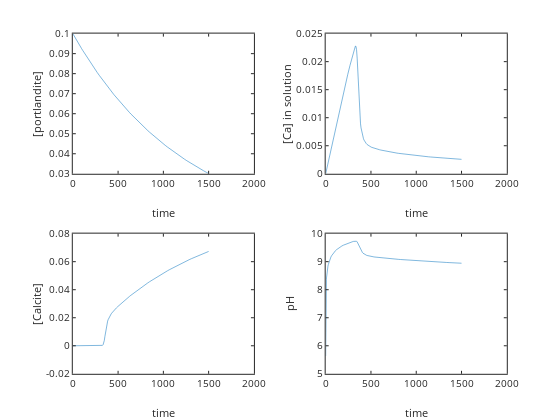

The notebook cell this image was saved under:
### Code cell
% call ODE solver

[t, C]=ode45(dCdtrate,[0 1500],[0.1 1e-9 0]); 

port=C(:,1); %portlandite left over
calcite=C(:,2); %Calcite formed
Ca=C(:,3); %Ca
pH=[]; % pH reset

for i=1:length(Ca)
    [H,OH,H2CO3,HCO3,CO3]=CCaspeciesopen(Ca(i),Kw,KH,Ka1,Ka2,PCO2);
    pH(i)=-log10(H);
end

subplot(221); plot(t,port); ylabel('[portlandite]'); xlabel('time')
subplot(222); plot(t,Ca); ylabel('[Ca] in solution'); xlabel('time')
subplot(223); plot(t,calcite); ylabel('[Calcite]'); xlabel('time')
subplot(224); plot(t,pH); ylabel('pH'); xlabel('time')

### Figure 1 — Plotly figure (JSON) as saved in the notebook; plotly's stock layout.template omitted (floating-point values rounded to 4 significant figures; data arrays with more than 128 entries replaced by an {"elided": "..."} marker saying what was removed)
{"data": [{"line": {"color": "rgb(0,113,188)", "dash": "solid", "width": 0.5}, "marker": {"color": "rgb(0,113,188)", "line": {"color": "rgb(0,113,188)"}, "size": 6, "symbol": "none"}, "mode": "lines", "name": "", "showlegend": false, "type": "scatter", "visibility": true, "x": {"elided": "145 float values"}, "xaxis": "x", "y": {"elided": "145 float values"}, "yaxis": "y"}, {"line": {"color": "rgb(0,113,188)", "dash": "solid", "width": 0.5}, "marker": {"color": "rgb(0,113,188)", "line": {"color": "rgb(0,113,188)"}, "size": 6, "symbol": "none"}, "mode": "lines", "name": "", "showlegend": false, "type": "scatter", "visibility": true, "x": {"elided": "145 float values"}, "xaxis": "x2", "y": {"elided": "145 float values"}, "yaxis": "y2"}, {"line": {"color": "rgb(0,113,188)", "dash": "solid", "width": 0.5}, "marker": {"color": "rgb(0,113,188)", "line": {"color": "rgb(0,113,188)"}, "size": 6, "symbol": "none"}, "mode": "lines", "name": "", "showlegend": false, "type": "scatter", "visibility": true, "x": {"elided": "145 float values"}, "xaxis": "x3", "y": {"elided": "145 float values"}, "yaxis": "y3"}, {"line": {"color": "rgb(0,113,188)", "dash": "solid", "width": 0.5}, "marker": {"color": "rgb(0,113,188)", "line": {"color": "rgb(0,113,188)"}, "size": 6, "symbol": "none"}, "mode": "lines", "name": "", "showlegend": false, "type": "scatter", "visibility": true, "x": {"elided": "145 float values"}, "xaxis": "x4", "y": {"elided": "145 float values"}, "yaxis": "y4"}], "layout": {"height": 420, "hovermode": "closest", "margin": {"b": 0, "l": 0, "r": 0, "t": 0}, "plot_bgcolor": "rgba(0,0,0,0)", "showlegend": false, "width": 560, "xaxis": {"anchor": "y", "autorange": false, "domain": [0.13, 0.4534], "exponentformat": "none", "gridcolor": "rgba(38,38,38,0.15)", "gridwidth": 1, "linecolor": "rgb(38,38,38)", "linewidth": 1, "mirror": "ticks", "range": [0, 2000], "showgrid": false, "showline": true, "side": "bottom", "spikedash": "solid", "spikemode": "across", "spikesides": false, "spikethickness": 1, "tickangle": 0, "tickcolor": "rgb(38,38,38)", "tickfont": {"color": "rgb(38,38,38)", "size": 10}, "ticklen": 3, "ticks": "inside", "ticktext": ["0", "500", "1000", "1500", "2000"], "tickvals": [0, 500, 1000, 1500, 2000], "title": {"font": {"color": "rgb(38,38,38)", "size": 11}, "text": "time"}, "type": "linear", "visible": true, "zeroline": false}, "xaxis2": {"anchor": "y2", "autorange": false, "domain": [0.5816, 0.905], "exponentformat": "none", "gridcolor": "rgba(38,38,38,0.15)", "gridwidth": 1, "linecolor": "rgb(38,38,38)", "linewidth": 1, "mirror": "ticks", "range": [0, 2000], "showgrid": false, "showline": true, "side": "bottom", "spikedash": "solid", "spikemode": "across", "spikesides": false, "spikethickness": 1, "tickangle": 0, "tickcolor": "rgb(38,38,38)", "tickfont": {"color": "rgb(38,38,38)", "size": 10}, "ticklen": 3, "ticks": "inside", "ticktext": ["0", "500", "1000", "1500", "2000"], "tickvals": [0, 500, 1000, 1500, 2000], "title": {"font": {"color": "rgb(38,38,38)", "size": 11}, "text": "time"}, "type": "linear", "visible": true, "zeroline": false}, "xaxis3": {"anchor": "y3", "autorange": false, "domain": [0.13, 0.4534], "exponentformat": "none", "gridcolor": "rgba(38,38,38,0.15)", "gridwidth": 1, "linecolor": "rgb(38,38,38)", "linewidth": 1, "mirror": "ticks", "range": [0, 2000], "showgrid": false, "showline": true, "side": "bottom", "spikedash": "solid", "spikemode": "across", "spikesides": false, "spikethickness": 1, "tickangle": 0, "tickcolor": "rgb(38,38,38)", "tickfont": {"color": "rgb(38,38,38)", "size": 10}, "ticklen": 3, "ticks": "inside", "ticktext": ["0", "500", "1000", "1500", "2000"], "tickvals": [0, 500, 1000, 1500, 2000], "title": {"font": {"color": "rgb(38,38,38)", "size": 11}, "text": "time"}, "type": "linear", "visible": true, "zeroline": false}, "xaxis4": {"anchor": "y4", "autorange": false, "domain": [0.5816, 0.905], "exponentformat": "none", "gridcolor": "rgba(38,38,38,0.15)", "gridwidth": 1, "linecolor": "rgb(38,38,38)", "linewidth": 1, "mirror": "ticks", "range": [0, 2000], "showgrid": false, "showline": true, "side": "bottom", "spikedash": "solid", "spikemode": "across", "spikesides": false, "spikethickness": 1, "tickangle": 0, "tickcolor": "rgb(38,38,38)", "tickfont": {"color": "rgb(38,38,38)", "size": 10}, "ticklen": 3, "ticks": "inside", "ticktext": ["0", "500", "1000", "1500", "2000"], "tickvals": [0, 500, 1000, 1500, 2000], "title": {"font": {"color": "rgb(38,38,38)", "size": 11}, "text": "time"}, "type": "linear", "visible": true, "zeroline": false}, "yaxis": {"anchor": "x", "autorange": false, "domain": [0.5863, 0.9199], "exponentformat": "none", "gridcolor": "rgba(38,38,38,0.15)", "gridwidth": 1, "linecolor": "rgb(38,38,38)", "linewidth": 1, "mirror": "ticks", "range": [0.03, 0.1], "showgrid": false, "showline": true, "side": "left", "spikedash": "solid", "spikemode": "across", "spikesides": false, "spikethickness": 1, "tickangle": 0, "tickcolor": "rgb(38,38,38)", "tickfont": {"color": "rgb(38,38,38)", "size": 10}, "ticklen": 3, "ticks": "inside", "ticktext": ["0.03", "0.04", "0.05", "0.06", "0.07", "0.08", "0.09", "0.1"], "tickvals": [0.03, 0.04, 0.05, 0.06, 0.07, 0.08, 0.09, 0.1], "title": {"font": {"color": "rgb(38,38,38)", "size": 11}, "text": "[portlandite]"}, "type": "linear", "visible": true, "zeroline": false}, "yaxis2": {"anchor": "x2", "autorange": false, "domain": [0.5863, 0.9199], "exponentformat": "none", "gridcolor": "rgba(38,38,38,0.15)", "gridwidth": 1, "linecolor": "rgb(38,38,38)", "linewidth": 1, "mirror": "ticks", "range": [0, 0.025], "showgrid": false, "showline": true, "side": "left", "spikedash": "solid", "spikemode": "across", "spikesides": false, "spikethickness": 1, "tickangle": 0, "tickcolor": "rgb(38,38,38)", "tickfont": {"color": "rgb(38,38,38)", "size": 10}, "ticklen": 3, "ticks": "inside", "ticktext": ["0", "0.005", "0.01", "0.015", "0.02", "0.025"], "tickvals": [0, 0.005, 0.01, 0.015, 0.02, 0.025], "title": {"font": {"color": "rgb(38,38,38)", "size": 11}, "text": "[Ca] in solution"}, "type": "linear", "visible": true, "zeroline": false}, "yaxis3": {"anchor": "x3", "autorange": false, "domain": [0.11, 0.4437], "exponentformat": "none", "gridcolor": "rgba(38,38,38,0.15)", "gridwidth": 1, "linecolor": "rgb(38,38,38)", "linewidth": 1, "mirror": "ticks", "range": [-0.02, 0.08], "showgrid": false, "showline": true, "side": "left", "spikedash": "solid", "spikemode": "across", "spikesides": false, "spikethickness": 1, "tickangle": 0, "tickcolor": "rgb(38,38,38)", "tickfont": {"color": "rgb(38,38,38)", "size": 10}, "ticklen": 3, "ticks": "inside", "ticktext": ["-0.02", "0", "0.02", "0.04", "0.06", "0.08"], "tickvals": [-0.02, 0, 0.02, 0.04, 0.06, 0.08], "title": {"font": {"color": "rgb(38,38,38)", "size": 11}, "text": "[Calcite]"}, "type": "linear", "visible": true, "zeroline": false}, "yaxis4": {"anchor": "x4", "autorange": false, "domain": [0.11, 0.4437], "exponentformat": "none", "gridcolor": "rgba(38,38,38,0.15)", "gridwidth": 1, "linecolor": "rgb(38,38,38)", "linewidth": 1, "mirror": "ticks", "range": [5, 10], "showgrid": false, "showline": true, "side": "left", "spikedash": "solid", "spikemode": "across", "spikesides": false, "spikethickness": 1, "tickangle": 0, "tickcolor": "rgb(38,38,38)", "tickfont": {"color": "rgb(38,38,38)", "size": 10}, "ticklen": 3, "ticks": "inside", "ticktext": ["5", "6", "7", "8", "9", "10"], "tickvals": [5, 6, 7, 8, 9, 10], "title": {"font": {"color": "rgb(38,38,38)", "size": 11}, "text": "pH"}, "type": "linear", "visible": true, "zeroline": false}}}
